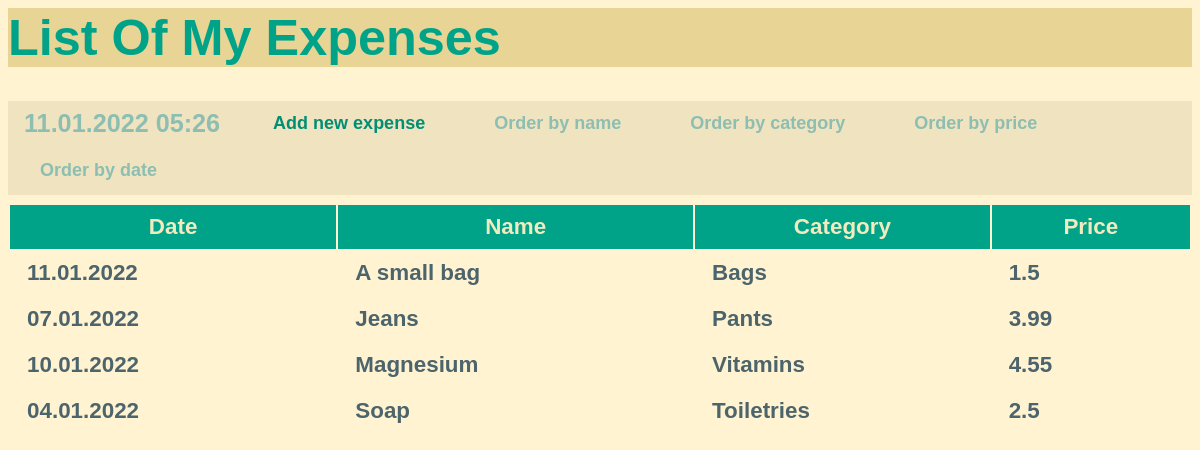
Before: /by-name with the older database file.
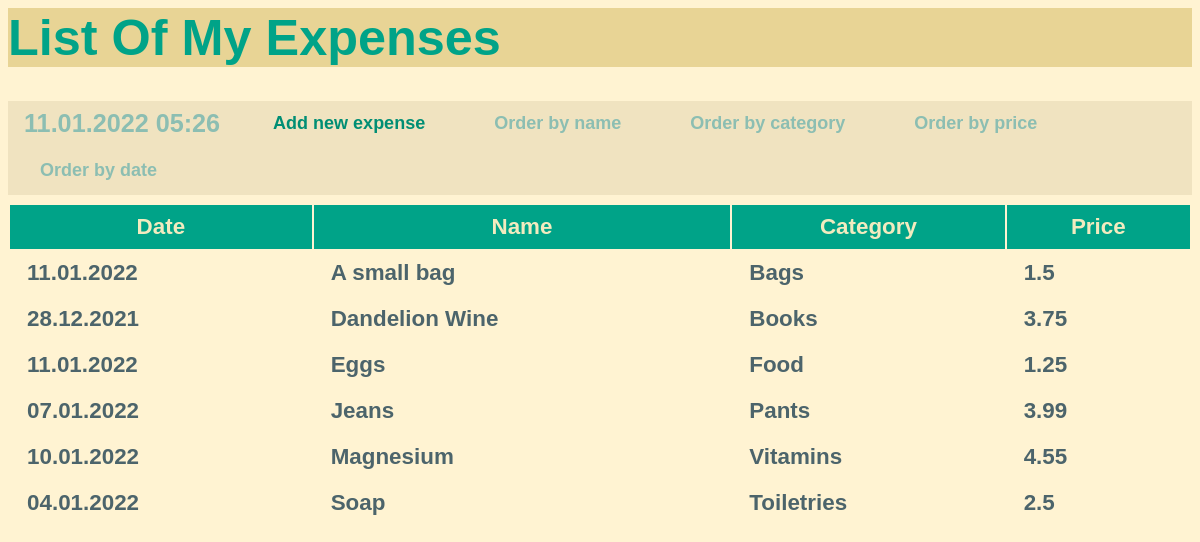
After: the same page with the newer database file.
### expenses/models.py (models this page shows, shortened)
class Expense(models.Model):
    name = models.CharField(max_length=200)
    category = models.CharField(max_length=200)
    price = models.FloatField()
    date = models.DateTimeField(default=timezone.now())
    description = models.TextField(default=None, blank=True, null=True)

### expenses/views.py (the view)
class ExpenseOrderByName(ListView):
    model = Expense
    queryset = Expense.objects.all().order_by("name")

### expenses/templates/expenses/expense_list.html
{% extends "expenses/base.html" %}
{% block content %}
    <article class="header-buttons">
    <h2 class="mark">{% now "d.m.Y H:i" %}</em></h2>
    <a href="{% url 'expense-create' %}"><button class="add-button">Add new expense</button></a>
    <a href="{% url 'expense-order-by-name' %}"><button class="order-button">Order by name</button></a>
    <a href="{% url 'expense-order-by-category' %}"><button class="order-button">Order by category</button></a>
    <a href="{% url 'expense-order-by-price' %}"><button class="order-button">Order by price</button></a>
    <a href="{% url 'expense-order-by-date' %}"><button class="order-button">Order by date</button></a>
    </article>
    <article>
        <table>
            <thead>
                 <tr>
                     <th>
                        <h2>Date</h2>
                    </th>
                    <th>
                        <h2>Name</h2>
                    </th>
                    <th>
                        <h2>Category</h2>
                    </th>
                    <th>
                        <h2>Price</h2>
                    </th>
                 </tr>
            </thead>
            <tbody>
            {% for expense in expense_list %}
                <tr>
                    <td>
                        <h3 class="{{ expense.date|date:'l' }}">
                            {{ expense.date|date:'d.m.Y' }}
                        </h3>
                    </td>
                    <td>
                        <h3>
                            <a href="{% url 'expense-detail' expense.id %}" class="custom-link">
                                {{ expense.name }}
                            </a>
                        </h3>
                    </td>
                    <td>
                        <h3>
                            <a href="{% url 'expense-detail' expense.id %}" class="custom-link">
                                {{ expense.category }}
                            </a>
                        </h3>
                    </td>
                    <td>
                        <h3>
                            <a href="{% url 'expense-detail' expense.id %}" class="custom-link">
                                {{ expense.price }}
                            </a>
                        </h3>
                    </td>
                </tr>
            {% endfor %}
            </tbody>
        </table>
    </article>
{% endblock %}

Changed rows visible on the page:
added Expense: date "28.12.2021", name "Dandelion Wine", category "Books", price "3.75"
added Expense: date "11.01.2022", name "Eggs", category "Food", price "1.25"
